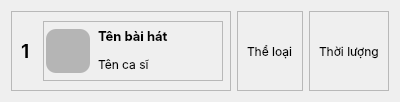
            <widget class="QWidget" name="cardframe_11" native="true">
             <property name="sizePolicy">
              <sizepolicy hsizetype="Preferred" vsizetype="Fixed">
               <horstretch>0</horstretch>
               <verstretch>0</verstretch>
              </sizepolicy>
             </property>
             <property name="maximumSize">
              <size>
               <width>1440</width>
               <height>100</height>
              </size>
             </property>
             <property name="font">
              <font>
               <family>Inter</family>
              </font>
             </property>
             <layout class="QHBoxLayout" name="horizontalLayout_73">
              <item>
               <widget class="QFrame" name="frame_60">
                <property name="minimumSize">
                 <size>
                  <width>220</width>
                  <height>80</height>
                 </size>
                </property>
                <property name="maximumSize">
                 <size>
                  <width>220</width>
                  <height>80</height>
                 </size>
                </property>
                <property name="frameShape">
                 <enum>QFrame::StyledPanel</enum>
                </property>
                <property name="frameShadow">
                 <enum>QFrame::Raised</enum>
                </property>
                <layout class="QHBoxLayout" name="horizontalLayout_74">
                 <item>
                  <widget class="QLabel" name="label_73">
                   <property name="minimumSize">
                    <size>
                     <width>16</width>
                     <height>16</height>
                    </size>
                   </property>
                   <property name="maximumSize">
                    <size>
                     <width>16</width>
                     <height>16</height>
                    </size>
                   </property>
                   <property name="font">
                    <font>
                     <family>Inter</family>
                     <pointsize>14</pointsize>
                     <weight>75</weight>
                     <bold>true</bold>
                    </font>
                   </property>
                   <property name="text">
                    <string>1</string>
                   </property>
                  </widget>
                 </item>
                 <item>
                  <widget class="QFrame" name="frame_61">
                   <property name="minimumSize">
                    <size>
                     <width>180</width>
                     <height>60</height>
                    </size>
                   </property>
                   <property name="maximumSize">
                    <size>
                     <width>180</width>
                     <height>60</height>
                    </size>
                   </property>
                   <property name="frameShape">
                    <enum>QFrame::StyledPanel</enum>
                   </property>
                   <property name="frameShadow">
                    <enum>QFrame::Raised</enum>
                   </property>
                   <layout class="QHBoxLayout" name="horizontalLayout_75">
                    <property name="leftMargin">
                     <number>0</number>
                    </property>
                    <property name="topMargin">
                     <number>0</number>
                    </property>
                    <property name="rightMargin">
                     <number>0</number>
                    </property>
                    <property name="bottomMargin">
                     <number>0</number>
                    </property>
                    <item>
                     <widget class="QLabel" name="label_74">
                      <property name="maximumSize">
                       <size>
                        <width>44</width>
                        <height>44</height>
                       </size>
                      </property>
                      <property name="styleSheet">
                       <string notr="true">background-color:rgb(181, 181, 181);
border-radius: 10px;</string>
                      </property>
                      <property name="text">
                       <string/>
                      </property>
                      <property name="pixmap">
                       <pixmap>resources.qrc/music-player.svg</pixmap>
                      </property>
                      <property name="scaledContents">
                       <bool>true</bool>
                      </property>
                     </widget>
                    </item>
                    <item>
                     <layout class="QVBoxLayout" name="verticalLayout_13">
                      <property name="spacing">
                       <number>4</number>
                      </property>
                      <item>
                       <widget class="QLabel" name="label_75">
                        <property name="minimumSize">
                         <size>
                          <width>120</width>
                          <height>20</height>
                         </size>
                        </property>
                        <property name="maximumSize">
                         <size>
                          <width>120</width>
                          <height>20</height>
                         </size>
                        </property>
                        <property name="font">
                         <font>
                          <family>Inter</family>
                          <pointsize>10</pointsize>
                          <weight>75</weight>
                          <bold>true</bold>
                         </font>
                        </property>
                        <property name="text">
                         <string>Tên bài hát</string>
                        </property>
                       </widget>
                      </item>
                      <item>
                       <widget class="QLabel" name="label_76">
                        <property name="minimumSize">
                         <size>
                          <width>120</width>
                          <height>20</height>
                         </size>
                        </property>
                        <property name="maximumSize">
                         <size>
                          <width>120</width>
                          <height>20</height>
                         </size>
                        </property>
                        <property name="font">
                         <font>
                          <family>Inter</family>
                         </font>
                        </property>
                        <property name="text">
                         <string>Tên ca sĩ</string>
                        </property>
                       </widget>
                      </item>
                     </layout>
                    </item>
                   </layout>
                  </widget>
                 </item>
                </layout>
               </widget>
              </item>
              <item>
               <widget class="QFrame" name="frame_62">
                <property name="frameShape">
                 <enum>QFrame::StyledPanel</enum>
                </property>
                <property name="frameShadow">
                 <enum>QFrame::Raised</enum>
                </property>
                <layout class="QHBoxLayout" name="horizontalLayout_76">
                 <item alignment="Qt::AlignHCenter">
                  <widget class="QLabel" name="label_77">
                   <property name="text">
                    <string>Thể loại</string>
                   </property>
                  </widget>
                 </item>
                </layout>
               </widget>
              </item>
              <item>
               <widget class="QFrame" name="frame_63">
                <property name="frameShape">
                 <enum>QFrame::StyledPanel</enum>
                </property>
                <property name="frameShadow">
                 <enum>QFrame::Raised</enum>
                </property>
                <layout class="QHBoxLayout" name="horizontalLayout_77">
                 <item alignment="Qt::AlignHCenter">
                  <widget class="QLabel" name="label_78">
                   <property name="text">
                    <string>Thời lượng</string>
                   </property>
                  </widget>
                 </item>
                </layout>
               </widget>
              </item>
             </layout>
            </widget>
